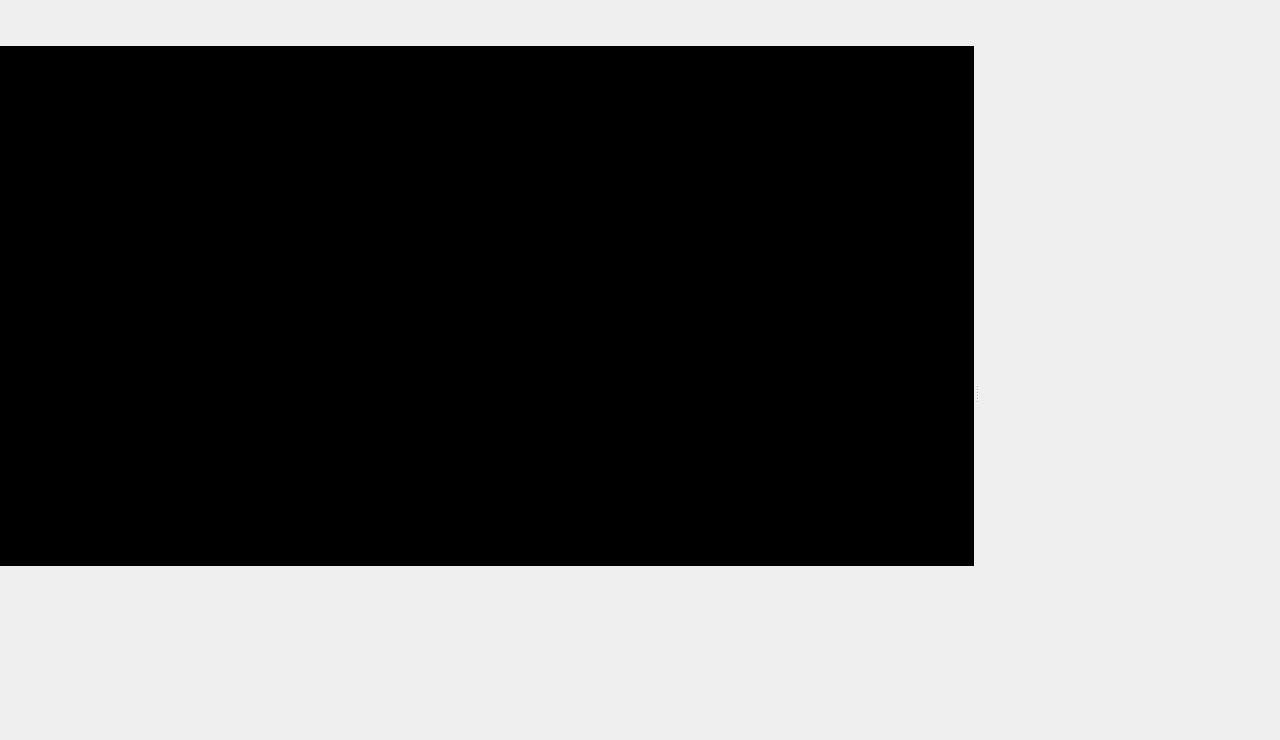
<?xml version="1.0" encoding="UTF-8"?>
<ui version="4.0">
 <class>MainWindow</class>
 <widget class="QMainWindow" name="MainWindow">
  <property name="geometry">
   <rect>
    <x>0</x>
    <y>0</y>
    <width>1280</width>
    <height>740</height>
   </rect>
  </property>
  <property name="sizePolicy">
   <sizepolicy hsizetype="Preferred" vsizetype="Preferred">
    <horstretch>0</horstretch>
    <verstretch>0</verstretch>
   </sizepolicy>
  </property>
  <property name="minimumSize">
   <size>
    <width>700</width>
    <height>667</height>
   </size>
  </property>
  <property name="windowTitle">
   <string>MainWindow</string>
  </property>
  <property name="styleSheet">
   <string notr="true">QMainWindow {
	
	background-color: #1A1B1D;
    background-image: repeating-linear-gradient(
        45deg,
        transparent,
        transparent 35px,
        rgba(255, 255, 255, 0.025) 35px,
        rgba(255, 255, 255, 0.025) 70px
    );
    border: none;
}

font: 12pt &quot;JetBrains Mono&quot;;</string>
  </property>
  <widget class="QWidget" name="centralwidget">
   <layout class="QGridLayout" name="gridLayout">
    <property name="leftMargin">
     <number>0</number>
    </property>
    <property name="topMargin">
     <number>0</number>
    </property>
    <property name="rightMargin">
     <number>0</number>
    </property>
    <property name="bottomMargin">
     <number>0</number>
    </property>
    <property name="spacing">
     <number>0</number>
    </property>
    <item row="0" column="0">
     <widget class="QWidget" name="Managewidget" native="true">
      <property name="minimumSize">
       <size>
        <width>0</width>
        <height>580</height>
       </size>
      </property>
      <property name="styleSheet">
       <string notr="true"/>
      </property>
      <layout class="QGridLayout" name="gridLayout_2">
       <property name="leftMargin">
        <number>0</number>
       </property>
       <property name="topMargin">
        <number>0</number>
       </property>
       <property name="rightMargin">
        <number>0</number>
       </property>
       <property name="bottomMargin">
        <number>0</number>
       </property>
       <property name="spacing">
        <number>0</number>
       </property>
       <item row="0" column="0">
        <widget class="DisplayVideo" name="showVideowidget" native="true">
         <property name="minimumSize">
          <size>
           <width>0</width>
           <height>520</height>
          </size>
         </property>
         <property name="styleSheet">
          <string notr="true">background-color: rgb(0, 0, 0);</string>
         </property>
        </widget>
       </item>
       <item row="1" column="0">
        <widget class="CtrlBar" name="CtrlBarwidget" native="true">
         <property name="styleSheet">
          <string notr="true"/>
         </property>
        </widget>
       </item>
      </layout>
     </widget>
    </item>
   </layout>
  </widget>
  <widget class="QMenuBar" name="menubar">
   <property name="geometry">
    <rect>
     <x>0</x>
     <y>0</y>
     <width>1280</width>
     <height>20</height>
    </rect>
   </property>
  </widget>
  <widget class="QDockWidget" name="titleDockWidget">
   <property name="minimumSize">
    <size>
     <width>500</width>
     <height>40</height>
    </size>
   </property>
   <property name="maximumSize">
    <size>
     <width>524287</width>
     <height>40</height>
    </size>
   </property>
   <property name="styleSheet">
    <string notr="true"/>
   </property>
   <property name="features">
    <set>QDockWidget::DockWidgetFeature::NoDockWidgetFeatures</set>
   </property>
   <attribute name="dockWidgetArea">
    <number>4</number>
   </attribute>
   <widget class="TitleBar" name="titleContents">
    <property name="minimumSize">
     <size>
      <width>0</width>
      <height>30</height>
     </size>
    </property>
    <property name="maximumSize">
     <size>
      <width>16777215</width>
      <height>50</height>
     </size>
    </property>
   </widget>
  </widget>
  <widget class="QDockWidget" name="listDockWidget">
   <property name="minimumSize">
    <size>
     <width>300</width>
     <height>520</height>
    </size>
   </property>
   <property name="features">
    <set>QDockWidget::DockWidgetFeature::NoDockWidgetFeatures</set>
   </property>
   <attribute name="dockWidgetArea">
    <number>2</number>
   </attribute>
   <widget class="PlayList" name="listContents">
    <property name="minimumSize">
     <size>
      <width>0</width>
      <height>500</height>
     </size>
    </property>
   </widget>
  </widget>
 </widget>
 <customwidgets>
  <customwidget>
   <class>CtrlBar</class>
   <extends>QWidget</extends>
   <header>ctrlbar.h</header>
   <container>1</container>
  </customwidget>
  <customwidget>
   <class>TitleBar</class>
   <extends>QWidget</extends>
   <header>titlebar.h</header>
   <container>1</container>
  </customwidget>
  <customwidget>
   <class>PlayList</class>
   <extends>QWidget</extends>
   <header>playlist.h</header>
   <container>1</container>
  </customwidget>
  <customwidget>
   <class>DisplayVideo</class>
   <extends>QWidget</extends>
   <header>displayvideo.h</header>
   <container>1</container>
  </customwidget>
 </customwidgets>
 <resources/>
 <connections/>
</ui>
